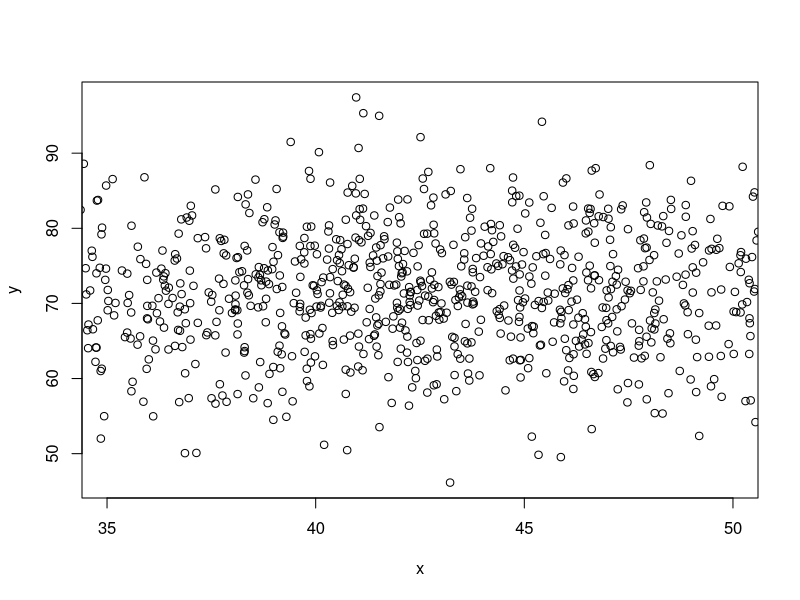
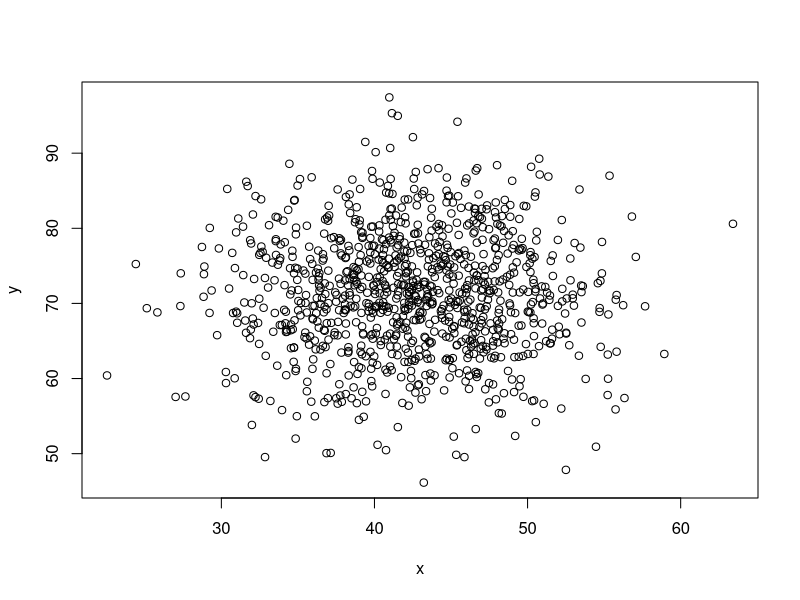
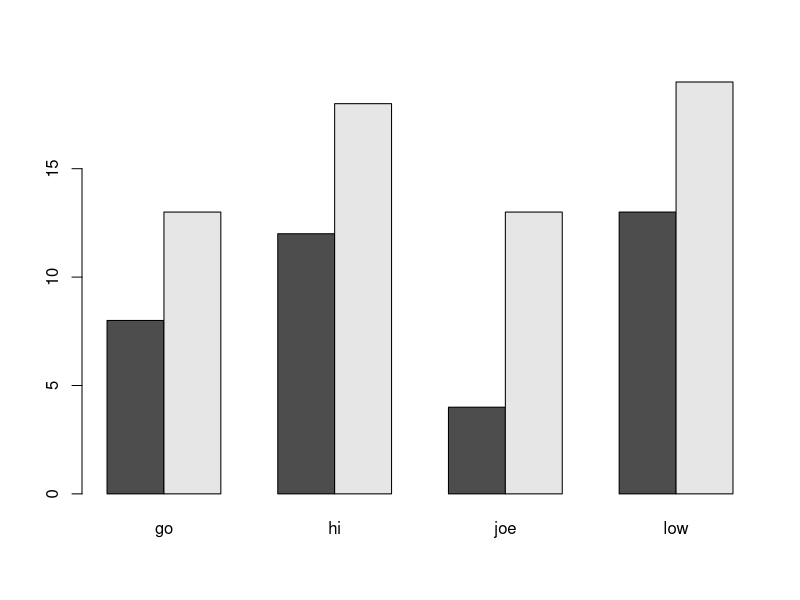
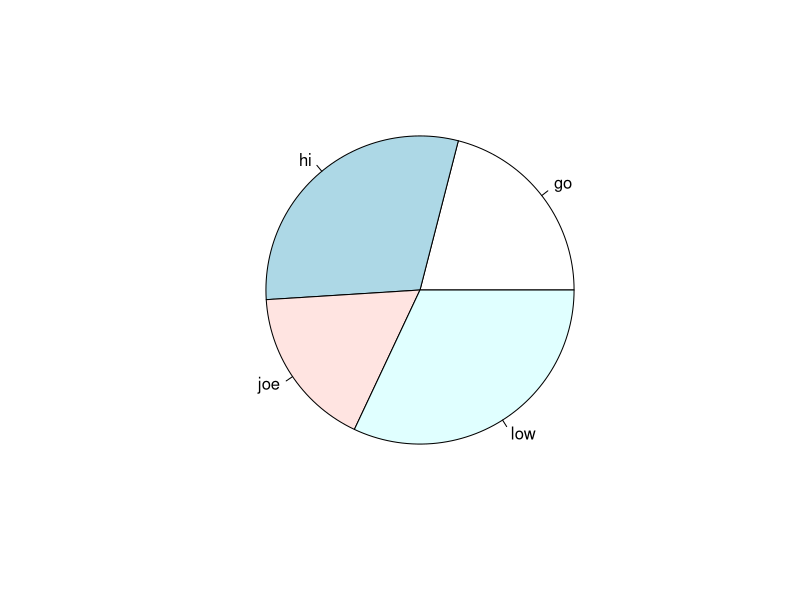

R code for these plots, in order:
#Adobe Illustrator used for the visualizations

n<- 1000
y<- rnorm(n,mean=72,sd=8)
x<- rnorm(n,mean=42,sd=6)


par(xpd= FALSE)
plot(x,y,xlim=c(35,50))
plot(x,y)


A <- sample(c("hi","low","go","joe"),
            size=100,
            prob=c(35,30,20,15),
            replace= TRUE)
B<- sample(c("now","later"),
            size=100,
           prob = c(60,40),
           replace=TRUE)

barplot(table(B,A),beside=TRUE)

pie(table(A))
